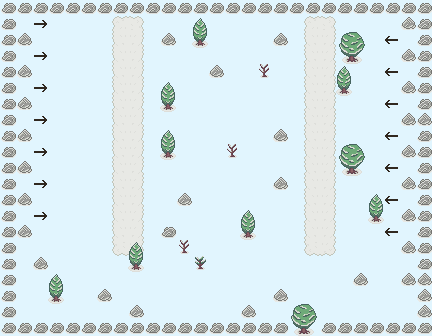

Rendered tile map (Tiled .tmx) drawn with the repository's tilesets; below, a short description and the map source with its tile grids summarised:
An orthogonal 27x21 tile map with 16x16 px tiles, 2 tile layers (Tile Layer 1, Tile Layer 2), 2 tilesets and 23 objects (14x Door).

<map version="1.9" tiledversion="1.9.0" orientation="orthogonal" renderorder="right-down" compressionlevel="0" width="27" height="21" tilewidth="16" tileheight="16" infinite="0" backgroundcolor="#e1f5fe" nextlayerid="8" nextobjectid="60">
 <tileset firstgid="1" source="../tilesets/outdoor-1.tsx" />
 <tileset firstgid="129" source="../tilesets/basic.tsx" />
 <layer id="1" name="Tile Layer 1" width="27" height="21">
  <data>[567 cells, 193 non-empty, 10 distinct tile ids]</data>
 </layer>
 <objectgroup id="7" name="items">
  <object id="36" gid="140" x="80" y="288" width="16" height="16">
   <properties>
    <property name="healthPointsDelta" type="int" value="20" />
    <property name="regenerable" type="bool" value="true" />
   </properties>
  </object>
  <object id="37" gid="140" x="256" y="144" width="16" height="16">
   <properties>
    <property name="healthPointsDelta" type="int" value="20" />
    <property name="regenerable" type="bool" value="true" />
   </properties>
  </object>
  <object id="41" gid="140" x="224" y="240" width="16" height="16">
   <properties>
    <property name="healthPointsDelta" type="int" value="20" />
    <property name="powerPointsDelta" type="int" value="10" />
    <property name="regenerable" type="bool" value="true" />
   </properties>
  </object>
  <object id="44" gid="145" x="240" y="80" width="16" height="16">
   <properties>
    <property name="powerPointsDelta" type="int" value="10" />
    <property name="regenerable" type="bool" value="true" />
   </properties>
  </object>
  <object id="48" gid="140" x="336" y="304" width="16" height="16">
   <properties>
    <property name="healthPointsDelta" type="int" value="20" />
    <property name="regenerable" type="bool" value="true" />
   </properties>
  </object>
  <object id="49" gid="140" x="224" y="48" width="16" height="16">
   <properties>
    <property name="healthPointsDelta" type="int" value="20" />
    <property name="regenerable" type="bool" value="true" />
   </properties>
  </object>
  <object id="50" gid="145" x="192" y="240" width="16" height="16">
   <properties>
    <property name="powerPointsDelta" type="int" value="10" />
    <property name="regenerable" type="bool" value="true" />
   </properties>
  </object>
  <object id="51" gid="145" x="176" y="160" width="16" height="16">
   <properties>
    <property name="powerPointsDelta" type="int" value="10" />
    <property name="regenerable" type="bool" value="true" />
   </properties>
  </object>
  <object id="52" gid="145" x="210" y="134" width="16" height="16">
   <properties>
    <property name="powerPointsDelta" type="int" value="10" />
    <property name="regenerable" type="bool" value="true" />
   </properties>
  </object>
 </objectgroup>
 <layer id="6" name="Tile Layer 2" width="27" height="21">
  <data>[567 cells, 32 non-empty, 8 distinct tile ids]</data>
 </layer>
 <objectgroup id="3" name="team1">
  <properties>
   <property name="orientation" type="int" value="3" />
   <property name="team" type="int" value="1" />
  </properties>
  <object id="53" class="Door" x="400" y="32" width="16" height="16">
   <properties>
    <property name="orientation" type="int" value="3" />
    <property name="team" type="int" value="1" />
   </properties>
  </object>
  <object id="54" class="Door" x="400" y="96" width="16" height="16">
   <properties>
    <property name="orientation" type="int" value="3" />
    <property name="team" type="int" value="1" />
   </properties>
  </object>
  <object id="55" class="Door" x="400" y="64" width="16" height="16">
   <properties>
    <property name="orientation" type="int" value="3" />
    <property name="team" type="int" value="1" />
   </properties>
  </object>
  <object id="56" class="Door" x="400" y="128" width="16" height="16">
   <properties>
    <property name="orientation" type="int" value="3" />
    <property name="team" type="int" value="1" />
   </properties>
  </object>
  <object id="57" class="Door" x="400" y="160" width="16" height="16">
   <properties>
    <property name="orientation" type="int" value="3" />
    <property name="team" type="int" value="1" />
   </properties>
  </object>
  <object id="58" class="Door" x="400" y="192" width="16" height="16">
   <properties>
    <property name="orientation" type="int" value="3" />
    <property name="team" type="int" value="1" />
   </properties>
  </object>
  <object id="59" class="Door" x="400" y="224" width="16" height="16">
   <properties>
    <property name="orientation" type="int" value="3" />
    <property name="team" type="int" value="1" />
   </properties>
  </object>
 </objectgroup>
 <objectgroup id="2" name="team0">
  <properties>
   <property name="orientation" type="int" value="2" />
   <property name="team" type="int" value="0" />
  </properties>
  <object id="7" class="Door" x="16" y="16" width="16" height="16">
   <properties>
    <property name="orientation" type="int" value="2" />
   </properties>
  </object>
  <object id="22" class="Door" x="16" y="48" width="16" height="16">
   <properties>
    <property name="orientation" type="int" value="2" />
   </properties>
  </object>
  <object id="24" class="Door" x="16" y="80" width="16" height="16">
   <properties>
    <property name="orientation" type="int" value="2" />
   </properties>
  </object>
  <object id="25" class="Door" x="16" y="112" width="16" height="16">
   <properties>
    <property name="orientation" type="int" value="2" />
   </properties>
  </object>
  <object id="26" class="Door" x="16" y="144" width="16" height="16">
   <properties>
    <property name="orientation" type="int" value="2" />
   </properties>
  </object>
  <object id="27" class="Door" x="16" y="176" width="16" height="16">
   <properties>
    <property name="orientation" type="int" value="2" />
   </properties>
  </object>
  <object id="28" class="Door" x="16" y="208" width="16" height="16">
   <properties>
    <property name="orientation" type="int" value="2" />
   </properties>
  </object>
 </objectgroup>
</map>
